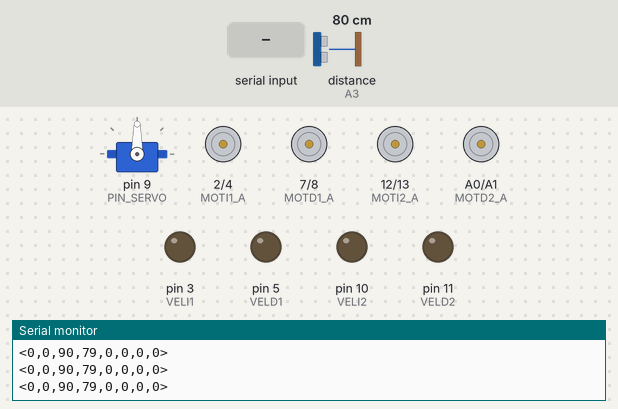
This sketch was run on a simulated Arduino Uno, built with avr-gcc and run on an emulated ATmega328P. Parts: servo, motor-driver pin pairs drawn as motors (green arrow = first pin HIGH = forward, orange = second pin HIGH = backward, longer = more drive), output pins drawn as LEDs (lit = HIGH), the last lines printed to the serial monitor. Wiring (inferred from the names in the program): ultrasonic range finder: trigger A2; echo A3; servo: signal pin 9. Inputs (shaded band) come from the test bench; at power-on: distance to the obstacle (sensor on A3) 80 cm. The echo pulse lasts 58.3 µs per cm; servo pulses on a pin are drawn as a servo (544–2400 µs = 0–180°); pins used as bus, display or sensor lines are not drawn.

Above: at 8.2 s.
8.3 s: byte 119 ('w') received over Serial
At 9.7 s:
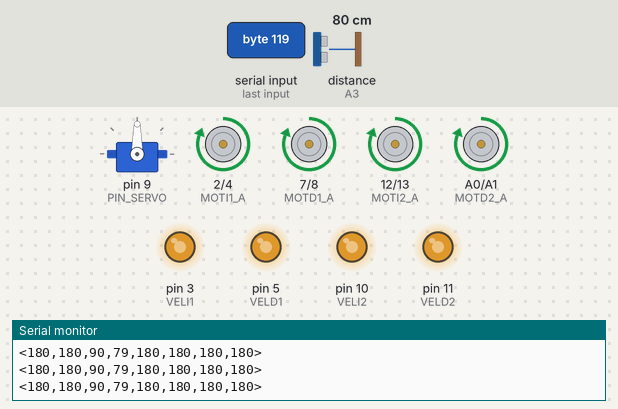
11.3 s: byte 115 ('s') received over Serial
At 13.6 s:
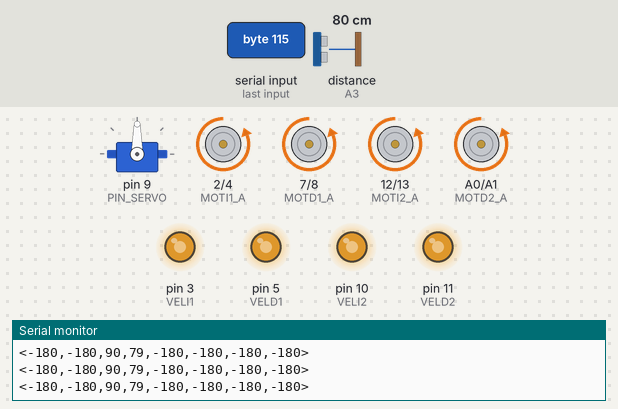
14.3 s: "q\n" received over Serial
17.3 s: byte 120 ('x') received over Serial
At 19.1 s:
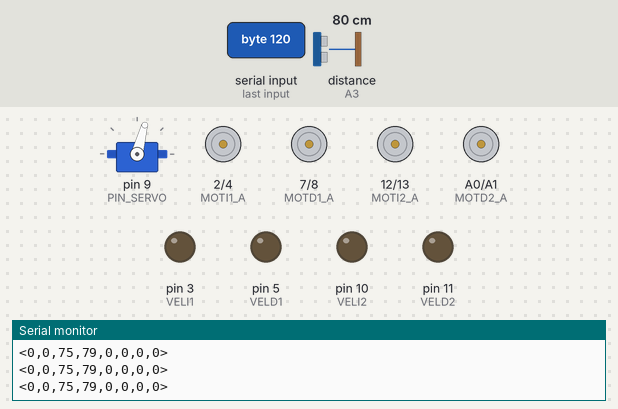
19.8 s: byte 97 ('a') received over Serial
At 22.2 s:
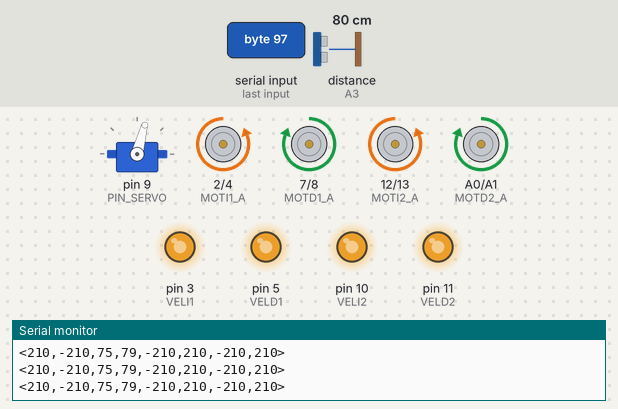
22.5 s: byte 100 ('d') received over Serial
At 24.3 s:
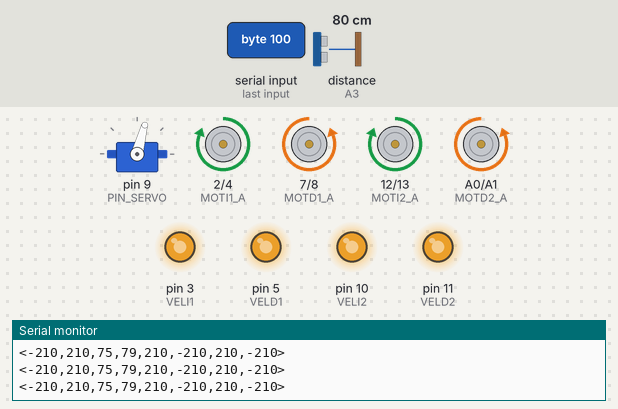
Timing chart, 0 to 26.5 s (numbered marks = the images above; inputs shaded):
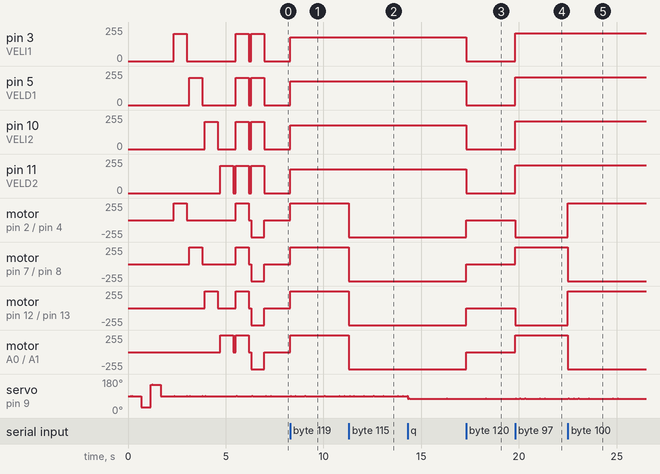

The sketch:

Arduino_Normal_ControlAuto.ino
```cpp
#include "Constants.h"
#include "Globals.h"
#include "Esp32SerialLink.h"
#include "MotorController.h"
#include "ServoController.h"
#include "DistanceSensor.h"
#include "TelemetryManager.h"

void readCommandFromESP32();
void executeCommand(char command);
void resetNanoState();
void runStartupSelfTest();
void processFramedCommand(const char* frame);

static void rememberAction(char action) {
  if (pasoActual >= MAX_PASOS) return;

  memoriaAcciones[pasoActual] = action;
  memoriaTiempos[pasoActual] = millis();
  pasoActual++;
}

static bool obstacleBlocksForwardMotion(int leftFront, int rightFront, int leftRear, int rightRear) {
  const bool wantsForward = leftFront > 0 || rightFront > 0 || leftRear > 0 || rightRear > 0;
  return wantsForward && distancia_cm > 0 && distancia_cm <= STOP_DISTANCE_CM;
}

static void applyManualWheelSpeeds(int leftFront, int rightFront, int leftRear, int rightRear) {
  if (obstacleBlocksForwardMotion(leftFront, rightFront, leftRear, rightRear)) {
    stopMotors();
    obstacle_stop_active = true;
    last_command = 'x';
    sendTelemetry();
    return;
  }

  obstacle_stop_active = false;
  setWheelSpeeds(leftFront, rightFront, leftRear, rightRear);
  last_command = 'm';
  rememberAction('M');
  sendTelemetry();
}

static void applyManualSideSpeeds(int leftSpeed, int rightSpeed) {
  if (obstacleBlocksForwardMotion(leftSpeed, rightSpeed, leftSpeed, rightSpeed)) {
    stopMotors();
    obstacle_stop_active = true;
    last_command = 'x';
    sendTelemetry();
    return;
  }

  obstacle_stop_active = false;
  setSideSpeeds(leftSpeed, rightSpeed);
  last_command = 'm';
  rememberAction('M');
  sendTelemetry();
}

void executeCommand(char command) {
  if (command != 'x') {
    last_command = command;
  }

  obstacle_stop_active = false;

  switch (command) {
    case 'w':
      if (distancia_cm > 0 && distancia_cm <= STOP_DISTANCE_CM) {
        stopMotors();
        obstacle_stop_active = true;
        last_command = 'x';
      } else {
        moveForward();
        rememberAction('F');
      }
      break;

    case 's':
      moveBackward();
      rememberAction('B');
      break;

    case 'a':
      turnLeft();
      rememberAction('I');
      break;

    case 'd':
      turnRight();
      rememberAction('D');
      break;

    case 'x':
      stopMotors();
      last_command = 'x';
      break;

    case 'q':
      moveServoLeft();
      break;

    case 'e':
      moveServoRight();
      break;

    case 'c':
      centerServo();
      break;

    case 'z':
      resetNanoState();
      break;

    case 't':
      // Prueba de vida manual: servo + ultrasonico + cada rueda de forma leve.
      runStartupSelfTest();
      last_command = 't';
      break;

    default:
      break;
  }

  sendTelemetry();
}

void setup() {
  // No iniciar Serial a 115200: D0/D1 estan fisicamente ocupados por el ESP32.
  // setupEsp32SerialLink() inicia Serial hardware a 9600.
  setupEsp32SerialLink();

  setupMotors();
  setupServo();
  setupDistanceSensor();

  resetNanoState();
  runStartupSelfTest();
}

void loop() {
  serviceServo();
  readCommandFromESP32();
  updateDistance();

  if (last_command == 'w' && distancia_cm > 0 && distancia_cm <= STOP_DISTANCE_CM) {
    stopMotors();
    obstacle_stop_active = true;
    last_command = 'x';
    sendTelemetry();
  }

  sendTelemetryEveryInterval();
  serviceServo();
}

void readCommandFromESP32() {
  static char lastProcessedCommand = 0;
  static unsigned long lastProcessedAt = 0;
  static bool inFrame = false;
  static char frameBuffer[80];
  static uint8_t frameIndex = 0;

  while (esp32Serial.available() > 0) {
    char command = esp32Serial.read();

    if (command == '<') {
      inFrame = true;
      frameIndex = 0;
      frameBuffer[0] = '\0';
      continue;
    }

    if (inFrame) {
      if (command == '>') {
        frameBuffer[frameIndex] = '\0';
        processFramedCommand(frameBuffer);
        inFrame = false;
        frameIndex = 0;
        continue;
      }

      if (command == '\n' || command == '\r') {
        inFrame = false;
        frameIndex = 0;
        continue;
      }

      if (frameIndex < sizeof(frameBuffer) - 1) {
        frameBuffer[frameIndex++] = command;
      } else {
        inFrame = false;
        frameIndex = 0;
      }
      continue;
    }

    if (command == '\n' || command == '\r' || command == ' ') {
      continue;
    }

    if (!(command == 'w' || command == 'a' || command == 's' || command == 'd' ||
          command == 'x' || command == 'q' || command == 'e' || command == 'c' || command == 'z' || command == 't')) {
      continue;
    }

    unsigned long now = millis();

    if (command == lastProcessedCommand && now - lastProcessedAt < 90) {
      continue;
    }

    lastProcessedCommand = command;
    lastProcessedAt = now;

    executeCommand(command);
  }
}

void processFramedCommand(const char* frame) {
  if (frame == nullptr || frame[0] == '\0') return;

  char op = '\0';
  int leftFront = 0;
  int rightFront = 0;
  int leftRear = 0;
  int rightRear = 0;
  int leftSide = 0;
  int rightSide = 0;
  int angle = SERVO_CENTER_ANGLE;

  // M = control por rueda: <M,lf,rf,lr,rr>
  // En esta configuracion final cada rueda se controla de forma independiente.
  if (sscanf(frame, " %c,%d,%d,%d,%d", &op, &leftFront, &rightFront, &leftRear, &rightRear) == 5) {
    if (op == 'M' || op == 'm') {
      applyManualWheelSpeeds(leftFront, rightFront, leftRear, rightRear);
      return;
    }
  }

  // B = solicitud por rueda + angulo de servo: <B,lf,rf,lr,rr,angle>
  if (sscanf(frame, " %c,%d,%d,%d,%d,%d", &op, &leftFront, &rightFront, &leftRear, &rightRear, &angle) == 6) {
    if (op == 'B' || op == 'b') {
      applyManualWheelSpeeds(leftFront, rightFront, leftRear, rightRear);
      setServoAngle(angle);
      sendTelemetry();
      return;
    }
  }

  // S = control directo por lado: <S,left,right>
  if (sscanf(frame, " %c,%d,%d", &op, &leftSide, &rightSide) == 3) {
    if (op == 'S' || op == 's') {
      applyManualSideSpeeds(leftSide, rightSide);
      return;
    }
  }

  // C = control por lado + servo: <C,left,right,angle>
  if (sscanf(frame, " %c,%d,%d,%d", &op, &leftSide, &rightSide, &angle) == 4) {
    if (op == 'C' || op == 'c') {
      applyManualSideSpeeds(leftSide, rightSide);
      setServoAngle(angle);
      sendTelemetry();
      return;
    }
  }

  // A = angulo absoluto de servo: <A,90>
  if (sscanf(frame, " %c,%d", &op, &angle) == 2) {
    if (op == 'A' || op == 'a') {
      setServoAngle(angle);
      last_command = 'g';
      sendTelemetry();
      return;
    }
  }
}

void resetNanoState() {
  stopMotors();

  motor_der = 0;
  motor_izq = 0;
  motor_izq_del = 0;
  motor_der_del = 0;
  motor_izq_tras = 0;
  motor_der_tras = 0;
  servo_angle = SERVO_CENTER_ANGLE;
  servo = SERVO_CENTER_ANGLE;
  distancia_cm = 0;

  centerServo();

  last_command = 'x';
  obstacle_stop_active = false;

  pasoActual = 0;
  modoReproduccion = false;

  for (int i = 0; i < MAX_PASOS; i++) {
    memoriaAcciones[i] = '\0';
    memoriaTiempos[i] = 0;
  }

  while (esp32Serial.available() > 0) {
    esp32Serial.read();
  }

  sendTelemetry();
}

void runStartupSelfTest() {
  if (!ENABLE_STARTUP_SELF_TEST) return;

  // Prueba visual de vida del servo.
  centerServo();
  sendTelemetry();
  delayKeepingServo(STARTUP_TEST_SERVO_MS);
  setServoAngle(SERVO_MIN_ANGLE);
  sendTelemetry();
  delayKeepingServo(STARTUP_TEST_SERVO_MS);
  setServoAngle(SERVO_MAX_ANGLE);
  sendTelemetry();
  delayKeepingServo(STARTUP_TEST_SERVO_MS);
  centerServo();
  sendTelemetry();
  delayKeepingServo(STARTUP_TEST_SERVO_MS);

  // Prueba de vida del ultrasonico: actualiza distancia y la manda al ESP32.
  distancia_cm = measureDistanceCm();
  sendTelemetry();
  delayKeepingServo(160);

  // Prueba de vida de motores por rueda real:
  // 1) delantera izquierda, 2) delantera derecha,
  // 3) trasera izquierda, 4) trasera derecha.
  setWheelSpeeds(STARTUP_TEST_SPEED, 0, 0, 0);
  sendTelemetry();
  delayKeepingServo(STARTUP_TEST_MOTOR_MS);
  stopMotors();
  sendTelemetry();
  delayKeepingServo(140);

  setWheelSpeeds(0, STARTUP_TEST_SPEED, 0, 0);
  sendTelemetry();
  delayKeepingServo(STARTUP_TEST_MOTOR_MS);
  stopMotors();
  sendTelemetry();
  delayKeepingServo(140);

  setWheelSpeeds(0, 0, STARTUP_TEST_SPEED, 0);
  sendTelemetry();
  delayKeepingServo(STARTUP_TEST_MOTOR_MS);
  stopMotors();
  sendTelemetry();
  delayKeepingServo(140);

  setWheelSpeeds(0, 0, 0, STARTUP_TEST_SPEED);
  sendTelemetry();
  delayKeepingServo(STARTUP_TEST_MOTOR_MS);
  stopMotors();
  sendTelemetry();
  delayKeepingServo(140);

  // Prueba general adelante y atras.
  setWheelSpeeds(STARTUP_TEST_SPEED, STARTUP_TEST_SPEED, STARTUP_TEST_SPEED, STARTUP_TEST_SPEED);
  sendTelemetry();
  delayKeepingServo(STARTUP_TEST_MOTOR_MS);
  stopMotors();
  sendTelemetry();
  delayKeepingServo(140);

  setWheelSpeeds(-STARTUP_TEST_SPEED, -STARTUP_TEST_SPEED, -STARTUP_TEST_SPEED, -STARTUP_TEST_SPEED);
  sendTelemetry();
  delayKeepingServo(STARTUP_TEST_MOTOR_MS);
  stopMotors();
  centerServo();
  sendTelemetry();
}
```

Constants.h
```cpp
#pragma once
#include <Arduino.h>

// =========================================================
// CONFIGURACION FISICA FINAL 4WD INDEPENDIENTE
// =========================================================
// Este archivo respeta exactamente la nueva configuracion fisica:
//
// ESP32 GPIO17 / TX2 -> Nano D0 / RX
// ESP32 GPIO16 / RX2 <- Nano D1 / TX mediante divisor de voltaje
// GND ESP32          <-> GND Nano
//
// IMPORTANTE PARA SUBIR EL SKETCH AL NANO:
// D0/D1 son Serial hardware y tambien se usan para cargar codigo por USB.
// Si falla la carga, desconecta temporalmente los cables ESP32<->Nano de D0/D1,
// sube el sketch y vuelve a conectarlos.
static constexpr unsigned long ESP32_SERIAL_BAUD = 9600;
static constexpr int NANO_RX_FROM_ESP32_PIN = 0;  // D0 / RX hardware
static constexpr int NANO_TX_TO_ESP32_PIN = 1;    // D1 / TX hardware

// =========================================================
// SERVO Y ULTRASONICO
// =========================================================
static constexpr int PIN_SERVO = 9;   // Servo base en D9
static constexpr int trigger = A2;    // Ultrasonico Trigger en A2 como digital
static constexpr int echo = A3;       // Ultrasonico Echo en A3 como digital

// =========================================================
// PLACA DELANTERA - MOTORES 1 Y 2
// =========================================================
// Delantero izquierdo
static constexpr int moti1_A = 2;     // IN1 Delantero Izquierdo -> D2
static constexpr int veli1  = 3;      // ENA Velocidad Del. Izq. -> D3 PWM
static constexpr int moti1_B = 4;     // IN2 Delantero Izquierdo -> D4

// Delantero derecho
static constexpr int veld1  = 5;      // ENB Velocidad Del. Der. -> D5 PWM
static constexpr int motd1_A = 7;     // IN3 Delantero Derecho -> D7
static constexpr int motd1_B = 8;     // IN4 Delantero Derecho -> D8

// =========================================================
// PLACA TRASERA - MOTORES 3 Y 4
// =========================================================
// Trasero izquierdo
static constexpr int veli2  = 10;     // ENA Velocidad Tras. Izq. -> D10 PWM
static constexpr int moti2_A = 12;    // IN1 Trasero Izquierdo -> D12
static constexpr int moti2_B = 13;    // IN2 Trasero Izquierdo -> D13

// Trasero derecho
static constexpr int veld2  = 11;     // ENB Velocidad Tras. Der. -> D11 PWM
static constexpr int motd2_A = A0;    // IN3 Trasero Derecho -> A0 como digital
static constexpr int motd2_B = A1;    // IN4 Trasero Derecho -> A1 como digital

// Nota tecnica importante corregida:
// NO se usa la libreria Servo clasica para evitar conflicto de Timer1 con PWM en D10.
// El servo se controla por pulsos de software en D9 y D10 queda libre para PWM real.

// Variables de ajuste originales
static constexpr int VELOCIDAD = 180;
static constexpr int VELOCIDAD_GIRO = 210;
static constexpr int DISTANCIA_PARADA = 20;
static constexpr unsigned long TIEMPO_GIRO_90 = 600UL;
static constexpr int MAX_PASOS = 60;

// =========================================================
// ALIASES PARA EL CODIGO MODULAR, SIN BORRAR TUS NOMBRES
// =========================================================
static constexpr int SERVO_PIN = PIN_SERVO;
static constexpr int ULTRASONIC_TRIG_PIN = trigger;
static constexpr int ULTRASONIC_ECHO_PIN = echo;
static constexpr unsigned long ULTRASONIC_TIMEOUT_US = 18000UL;

static constexpr int MOTI1_A = moti1_A;
static constexpr int MOTI1_B = moti1_B;
static constexpr int VELI1  = veli1;

static constexpr int MOTD1_A = motd1_A;
static constexpr int MOTD1_B = motd1_B;
static constexpr int VELD1  = veld1;

static constexpr int MOTI2_A = moti2_A;
static constexpr int MOTI2_B = moti2_B;
static constexpr int VELI2  = veli2;

static constexpr int MOTD2_A = motd2_A;
static constexpr int MOTD2_B = motd2_B;
static constexpr int VELD2  = veld2;

static constexpr int DEFAULT_MOTOR_SPEED = VELOCIDAD;
static constexpr int TURN_MOTOR_SPEED = VELOCIDAD_GIRO;
static constexpr int STOP_DISTANCE_CM = DISTANCIA_PARADA;
static constexpr unsigned long TURN_90_TIME_MS = TIEMPO_GIRO_90;

// Servo.
static constexpr int SERVO_CENTER_ANGLE = 90;
static constexpr int SERVO_MIN_ANGLE = 30;
static constexpr int SERVO_MAX_ANGLE = 150;
static constexpr int SERVO_STEP = 15;

// Telemetria.
static constexpr unsigned long TELEMETRY_INTERVAL_MS = 250UL;
static constexpr unsigned long DISTANCE_UPDATE_INTERVAL_MS = 100UL;

// Prueba de vida al encender y bajo comando t desde la web.
static constexpr bool ENABLE_STARTUP_SELF_TEST = true;
static constexpr int STARTUP_TEST_SPEED = 205;   // Suficiente para vencer friccion inicial.
static constexpr unsigned long STARTUP_TEST_MOTOR_MS = 650UL;
static constexpr unsigned long STARTUP_TEST_SERVO_MS = 450UL;

// Control manual desde ESP32.
static constexpr int MANUAL_PWM_MIN = -255;
static constexpr int MANUAL_PWM_MAX = 255;

// Servo por software, sin libreria Servo.h.
static constexpr unsigned int SERVO_MIN_US = 544;
static constexpr unsigned int SERVO_MAX_US = 2400;
static constexpr unsigned long SERVO_PERIOD_US = 20000UL;
```

DistanceSensor.cpp
```cpp
#include <Arduino.h>
#include "Constants.h"
#include "Globals.h"
#include "DistanceSensor.h"

void setupDistanceSensor() {
  pinMode(ULTRASONIC_TRIG_PIN, OUTPUT);
  pinMode(ULTRASONIC_ECHO_PIN, INPUT);
  digitalWrite(ULTRASONIC_TRIG_PIN, LOW);
}

int measureDistanceCm() {
  digitalWrite(ULTRASONIC_TRIG_PIN, LOW);
  delayMicroseconds(2);
  digitalWrite(ULTRASONIC_TRIG_PIN, HIGH);
  delayMicroseconds(10);
  digitalWrite(ULTRASONIC_TRIG_PIN, LOW);

  unsigned long duration = pulseIn(ULTRASONIC_ECHO_PIN, HIGH, ULTRASONIC_TIMEOUT_US);

  if (duration == 0) {
    return 0;
  }

  int cm = (int)(duration * 0.0343 / 2.0);

  if (cm < 0) return 0;
  if (cm > 400) return 400;

  return cm;
}

void updateDistance() {
  unsigned long now = millis();
  if (now - lastDistanceUpdate < DISTANCE_UPDATE_INTERVAL_MS) return;

  lastDistanceUpdate = now;
  distancia_cm = measureDistanceCm();
}
```

DistanceSensor.h
```cpp
#pragma once
void setupDistanceSensor();
void updateDistance();
int measureDistanceCm();
```

Esp32SerialLink.cpp
```cpp
#include <Arduino.h>

#include "Constants.h"
#include "Esp32SerialLink.h"

// D0/D1 del Nano son Serial hardware. No usamos SoftwareSerial porque la
// configuracion fisica esta fija en D0/D1.
HardwareSerial& esp32Serial = Serial;

void setupEsp32SerialLink() {
  esp32Serial.begin(ESP32_SERIAL_BAUD);
}
```

Esp32SerialLink.h
```cpp
#pragma once
#include <Arduino.h>

// En esta configuracion fisica el ESP32 esta conectado al Serial hardware del Nano:
//   Nano D0/RX <- ESP32 TX2/GPIO17
//   Nano D1/TX -> ESP32 RX2/GPIO16 mediante divisor de voltaje
extern HardwareSerial& esp32Serial;

void setupEsp32SerialLink();
```

Globals.cpp
```cpp
#include "Constants.h"
#include "Globals.h"

int servo = SERVO_CENTER_ANGLE;
int motor_der = 0;
int motor_izq = 0;
int motor_izq_del = 0;
int motor_der_del = 0;
int motor_izq_tras = 0;
int motor_der_tras = 0;
int servo_angle = SERVO_CENTER_ANGLE;
int distancia_cm = 0;

char last_command = 'x';
bool obstacle_stop_active = false;

char memoriaAcciones[MAX_PASOS];
unsigned long memoriaTiempos[MAX_PASOS];
int pasoActual = 0;
bool modoReproduccion = false;

unsigned long lastTelemetrySent = 0;
unsigned long lastDistanceUpdate = 0;
```

Globals.h
```cpp
#pragma once

// Sin Servo.h: el servo se controla por pulsos de software para no romper PWM en D10.

extern int servo;
extern int motor_der;
extern int motor_izq;
extern int motor_izq_del;
extern int motor_der_del;
extern int motor_izq_tras;
extern int motor_der_tras;
extern int servo_angle;
extern int distancia_cm;

extern char last_command;
extern bool obstacle_stop_active;

extern char memoriaAcciones[];
extern unsigned long memoriaTiempos[];
extern int pasoActual;
extern bool modoReproduccion;

extern unsigned long lastTelemetrySent;
extern unsigned long lastDistanceUpdate;
```

MotorController.h
```cpp
#pragma once

void setupMotors();
void setSideSpeeds(int leftSpeed, int rightSpeed);
void setWheelSpeeds(int leftFront, int rightFront, int leftRear, int rightRear);
void moveForward();
void moveBackward();
void turnLeft();
void turnRight();
void stopMotors();
```

ServoController.h
```cpp
#pragma once

void setupServo();
void setServoAngle(int angle);
void moveServoLeft();
void moveServoRight();
void centerServo();
void serviceServo();
void delayKeepingServo(unsigned long durationMs);
```

TelemetryManager.cpp
```cpp
#include <Arduino.h>
#include <string.h>

#include "Constants.h"
#include "Globals.h"
#include "Esp32SerialLink.h"
#include "TelemetryManager.h"

void sendTelemetry() {
  // Protocolo extendido:
  // <motor_der,motor_izq,servo,distancia,izq_del,der_del,izq_tras,der_tras>\n
  char payload[80];
  snprintf(
    payload,
    sizeof(payload),
    "<%d,%d,%d,%d,%d,%d,%d,%d>\n",
    motor_der,
    motor_izq,
    servo_angle,
    distancia_cm,
    motor_izq_del,
    motor_der_del,
    motor_izq_tras,
    motor_der_tras
  );

  esp32Serial.write((const uint8_t*)payload, strlen(payload));
}

void sendTelemetryEveryInterval() {
  unsigned long now = millis();
  if (now - lastTelemetrySent < TELEMETRY_INTERVAL_MS) return;

  lastTelemetrySent = now;
  sendTelemetry();
}
```

TelemetryManager.h
```cpp
#pragma once
void sendTelemetry();
void sendTelemetryEveryInterval();
```

Source omitted: MotorController.cpp (2736 bytes), ServoController.cpp (1693 bytes)

Measured:
- after the input at 8.3 s, pin 3 (VELI1), pin 5 (VELD1), pin 10 (VELI2), pin 11 (VELD2): 0/255 → 180/255 at once; motor on pin 2 (MOTI1_A) / pin 4 (MOTI1_B), motor on pin 7 (MOTD1_A) / pin 8 (MOTD1_B), motor on pin 12 (MOTI2_A) / pin 13 (MOTI2_B), motor on A0 (MOTD2_A) / A1 (MOTD2_B): stopped → forward 255/255 at once
- after the input at 11.3 s, motor on pin 2 (MOTI1_A) / pin 4 (MOTI1_B), motor on pin 7 (MOTD1_A) / pin 8 (MOTD1_B), motor on pin 12 (MOTI2_A) / pin 13 (MOTI2_B), motor on A0 (MOTD2_A) / A1 (MOTD2_B): forward 255/255 → backward 255/255 at once
- after the input at 17.3 s, pin 3 (VELI1), pin 5 (VELD1), pin 10 (VELI2), pin 11 (VELD2): 180/255 → 0/255 at once; motor on pin 2 (MOTI1_A) / pin 4 (MOTI1_B), motor on pin 7 (MOTD1_A) / pin 8 (MOTD1_B), motor on pin 12 (MOTI2_A) / pin 13 (MOTI2_B), motor on A0 (MOTD2_A) / A1 (MOTD2_B): backward 255/255 → stopped at once
- after the input at 19.8 s, pin 3 (VELI1), pin 5 (VELD1), pin 10 (VELI2), pin 11 (VELD2): 0/255 → 210/255 at once; motor on pin 2 (MOTI1_A) / pin 4 (MOTI1_B), motor on pin 12 (MOTI2_A) / pin 13 (MOTI2_B): stopped → backward 255/255 at once; motor on pin 7 (MOTD1_A) / pin 8 (MOTD1_B), motor on A0 (MOTD2_A) / A1 (MOTD2_B): stopped → forward 255/255 at once
- after the input at 22.5 s, motor on pin 2 (MOTI1_A) / pin 4 (MOTI1_B), motor on pin 12 (MOTI2_A) / pin 13 (MOTI2_B): backward 255/255 → forward 255/255 at once; motor on pin 7 (MOTD1_A) / pin 8 (MOTD1_B), motor on A0 (MOTD2_A) / A1 (MOTD2_B): forward 255/255 → backward 255/255 at once
